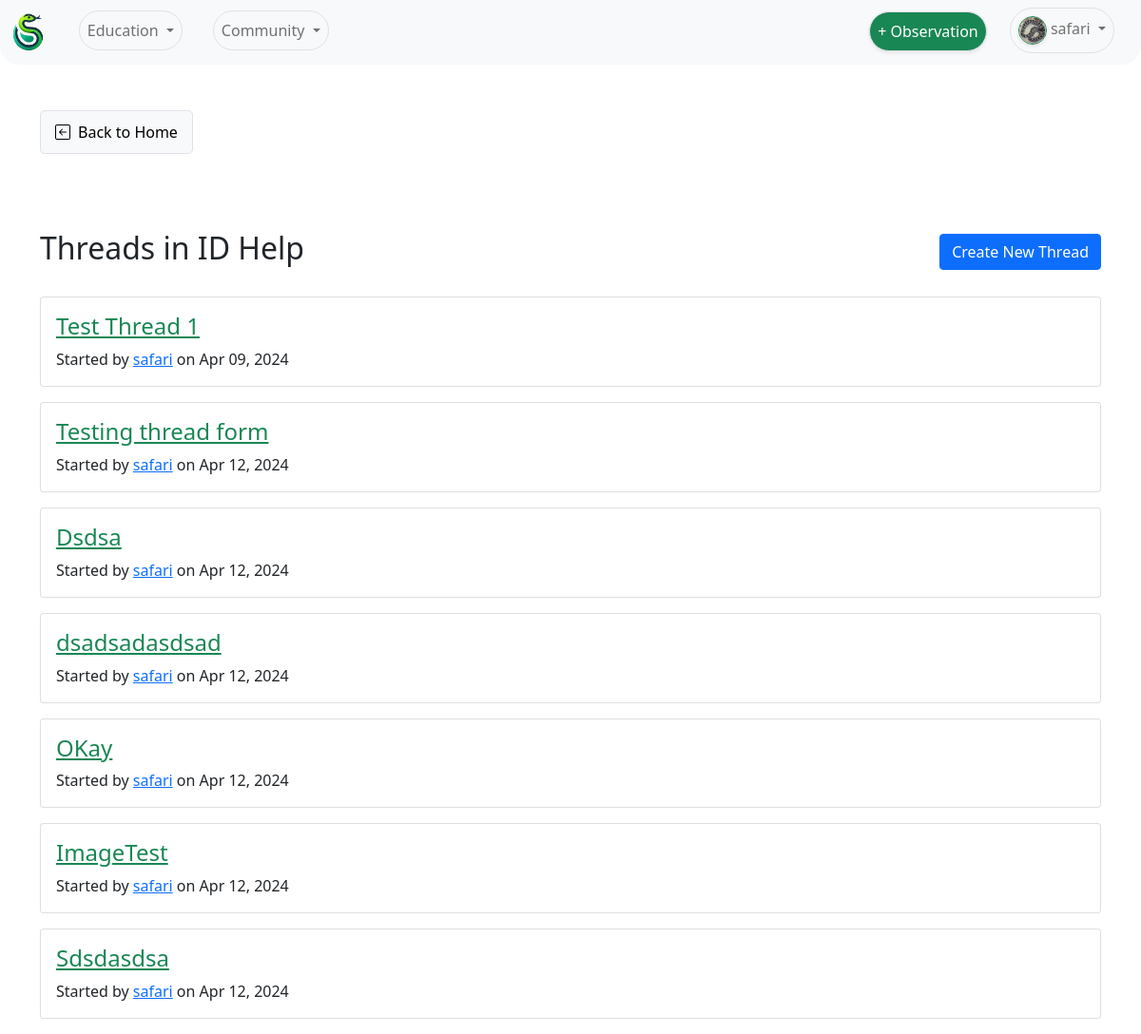
/forum/board/1/ (signed in), run on an earlier commit of the app's database.
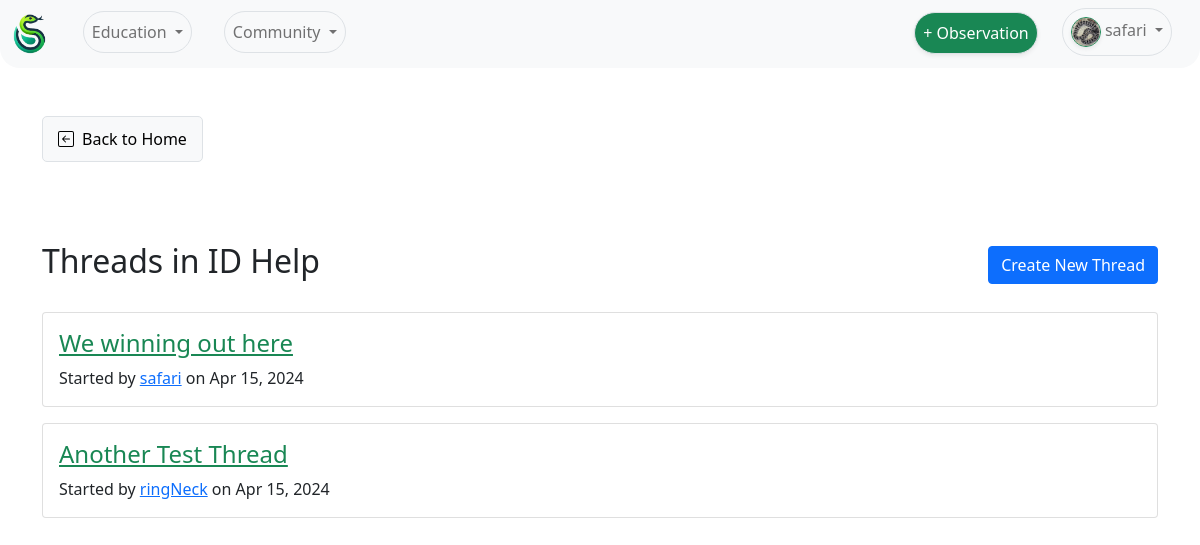
And on a later commit of the database.
### UserAuth/models.py (models this page shows, shortened)
class UserProfile(models.Model):
    user = models.OneToOneField(User, on_delete=models.CASCADE) # Link the user profile to a user model instance
    profile_pic = models.ImageField(upload_to='profile_pics/', default='profile_pics/default.jpg' ,null=True, blank=True) # User profile picture
    bio = models.TextField(null=True, blank=True) # User bio
    observations = models.IntegerField(default=0) # User observation count

### Forum/models.py (models this page shows, shortened)
class Board(models.Model):
    name = models.CharField(max_length=100, unique=True)
    description = models.TextField(blank=True, default='')

class Thread(models.Model):
    title = models.CharField(max_length=255)
    board = models.ForeignKey(Board, on_delete=models.CASCADE, related_name='threads')
    starter = models.ForeignKey(User, on_delete=models.CASCADE, related_name='threads_started')
    created_at = models.DateTimeField(auto_now_add=True)
    updated_at = models.DateTimeField(auto_now=True)

### Forum/views.py (the view)
# urls.py: path('board/<int:board_id>/', board_threads, name='board_threads'),
def board_threads(request, board_id):
    board = get_object_or_404(Board, pk=board_id)
    form = NewThreadForm()  # Instantiate the form
    return render(request, 'board_threads.html', {'board': board, 'threads': board.threads.all(), 'form': form})

### Forum/templates/board_threads.html (shortened to what this page needs)
{% extends 'base.html' %}
{% block content %}
<a href="{% url 'home' %}" class="back-button mb-5">
   Back to Home
</a>
<div class="title-with-button">
   <h2>Threads in {{ board.name }}</h2>
   <button id="newThreadButton" type="button" class="btn btn-primary" data-bs-toggle="collapse"
      data-bs-target="#newThreadFormCollapse">
      Create New Thread
   </button>
</div>
<div class="threads mt-4">
    {% for thread in threads %}
    <div class="card mb-3">
        <div class="card-body">
            <h4><a href="{% url 'thread_posts' thread.id %}" class="link-success">{{ thread.title }}</a></h4>
            <p class="card-text">Started by <a href="{% url 'user_profile' username=thread.starter.username %}">{{thread.starter.username }}</a> on {{ thread.created_at|date:"M d, Y" }}</p>
        </div>
    </div>
    {% endfor %}
</div>
{% endblock %}

### UserAuth/templates/base.html (shortened to what this page needs)
<!DOCTYPE html>
<html lang="en">
    <head>
        <link href="https://cdn.jsdelivr.net/npm/bootstrap@5.0.2/dist/css/bootstrap.min.css" rel="stylesheet">
    </head>
    {% load static %}
    <body>
        <header>
            <nav class="navbar navbar-expand-lg navbar-light bg-light mb-5" style="border-bottom-left-radius: 20px; border-bottom-right-radius: 20px;">
                <div class="container-fluid">
                    <a class="navbar-brand" href="#">
                        <img src="{% static 'serpentSpotLogo.png' %}" alt="Logo" style="height: 40px; padding: 0px;">
                    </a>
                <div class="collapse navbar-collapse" id="navbarNavDropdown">
                    <ul class="navbar-nav">
                        <li class="nav-item dropdown">
                            <a class="nav-link dropdown-toggle mx-3 mb-1 rounded-pill text-center border expand" href="#" id="navbarDropdownMenuLink" role="button" data-bs-toggle="dropdown" aria-expanded="false">
                                Education
                            </a>
                        </li>
                        <li class="nav-item dropdown">
                            <a class="nav-link dropdown-toggle mx-3 mb-1 rounded-pill text-center border expand" href="#" id="navbarDropdownMenuLink" role="button" data-bs-toggle="dropdown" aria-expanded="false">
                                Community
                            </a>
                        </li>
                    </ul>
                    {% if user.is_authenticated %}
                    <ul class="navbar-nav ms-auto">
                        <li class="nav-item dropdown">
                            <li class="nav-item">
                                <a href="{% url 'journal_view' %}" class="nav-link mx-2 mt-1 mb-1 rounded-pill shadow-sm text-center border expand bg-success text-white">+ Observation</a>
                            </li>
                            <a class="nav-link dropdown-toggle mx-3 mb-1 rounded-pill text-center border expand" href="{% url 'profile' %}" id="navbarProfileDropdown" role="button" data-bs-toggle="dropdown" aria-expanded="false">
                                {% if user.userprofile.profile_pic %}
                                <img src="{{MEDIA_URL}}{{ request.user.userprofile.profile_pic.url }}" class="rounded-circle border border-success shadow-sm" alt="Profile Picture" style="width: 30px; height: 30px; object-fit: cover;">
                                {% endif %}
                                {{ request.user.username }}
                            </a>
                        </li>
                    </ul>
                    {% endif %}
                </div>
            </nav>
        </header>
        <main role="main" class="container">
            {% block content %}{% endblock content %}
        </main>
    </body>
</html>

### Forum/templates/board_threads.html (style rules this page uses)
.back-button { text-decoration: none; color: #000; background-color: #f8f9fa; padding: 10px 15px; border-radius: 5px; display: inline-flex; align-items: center; border: 1px solid #dee2e6; transition: all 0.3s ease; margin-bottom: 80px !important; margin-top: 0px !important; }
.back-button svg { margin-right: 8px; }
.title-with-button { display: flex; justify-content: space-between; align-items: center; margin-bottom: 20px; }
.collapse { transition: height 0.5s ease; }
.collapse:not(.show) { display: none; }

What changed in the data, as far as the page shows it:
removed Thread: title "Test Thread 1", starter.username "safari", created_at "Apr 09, 2024"
removed Thread: title "Testing thread form", starter.username "safari", created_at "Apr 12, 2024"
removed Thread: title "Dsdsa", starter.username "safari", created_at "Apr 12, 2024"
removed Thread: title "dsadsadasdsad", starter.username "safari", created_at "Apr 12, 2024"
removed Thread: title "OKay", starter.username "safari", created_at "Apr 12, 2024"
removed Thread: title "ImageTest", starter.username "safari", created_at "Apr 12, 2024"
removed Thread: title "Sdsdasdsa", starter.username "safari", created_at "Apr 12, 2024"
added Thread: title "We winning out here", starter.username "safari", created_at "Apr 15, 2024"
added Thread: title "Another Test Thread", starter.username "ringNeck", created_at "Apr 15, 2024"
